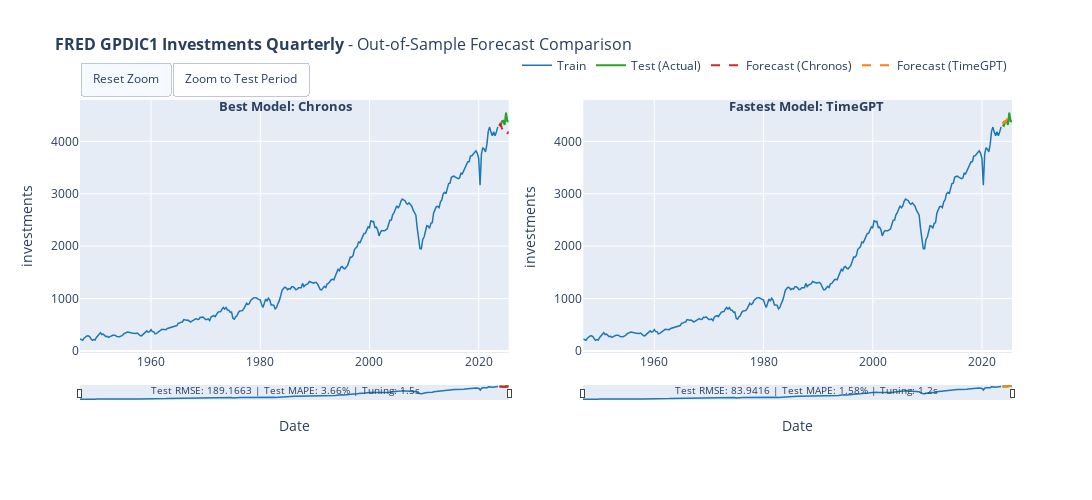

Notebook source saved alongside this figure:
### Code cell
# 10. Interactive Visualization (Plotly)
#
# Interactive forecast comparison with zoom, pan, and hover capabilities.

def create_interactive_forecast_plot(train_series, test_series, predictions_dict, dataset_name, target_column=None):
    """
    Create interactive forecast comparison plot using Plotly.
    
    Args:
        train_series: Training TimeSeries
        test_series: Test TimeSeries (actual values)
        predictions_dict: Dictionary with 'best_rmse' and 'fastest' predictions
        dataset_name: Name for the plot title
        target_column: Name of the target variable
    
    Returns:
        Plotly Figure object
    """
    n_plots = len([k for k in ['best_rmse', 'fastest'] if predictions_dict.get(k)])
    if n_plots == 0:
        print("No predictions to display.")
        return None
    
    same_model = predictions_dict.get('best_rmse', {}).get('model') == predictions_dict.get('fastest', {}).get('model')
    if same_model:
        n_plots = 1
    
    fig = make_subplots(rows=1, cols=n_plots, horizontal_spacing=0.08)
    
    colors = {'train': '#1f77b4', 'test': '#2ca02c', 'pred1': '#d62728', 'pred2': '#ff7f0e'}
    
    def add_traces(pred_key, col, show_legend=True, show_forecast_legend_only=False):
        """Add traces for train, test, and prediction to a subplot."""
        if pred_key not in predictions_dict:
            return
        pred_info = predictions_dict[pred_key]
        pred = pred_info['prediction']
        
        fig.add_trace(go.Scatter(
            x=train_series.time_index, y=train_series.values().flatten(),
            mode='lines', name='Train', line=dict(color=colors['train'], width=1.5),
            showlegend=show_legend and not show_forecast_legend_only, 
            hovertemplate='<b>Train</b><br>Date: %{x}<br>Value: %{y:.4f}<extra></extra>'
        ), row=1, col=col)
        
        fig.add_trace(go.Scatter(
            x=test_series.time_index, y=test_series.values().flatten(),
            mode='lines', name='Test (Actual)', line=dict(color=colors['test'], width=2),
            showlegend=show_legend and not show_forecast_legend_only, 
            hovertemplate='<b>Actual</b><br>Date: %{x}<br>Value: %{y:.4f}<extra></extra>'
        ), row=1, col=col)
        
        pred_color = colors['pred1'] if col == 1 else colors['pred2']
        fig.add_trace(go.Scatter(
            x=pred.time_index, y=pred.values().flatten(),
            mode='lines', name=f'Forecast ({pred_info["model"]})', 
            line=dict(color=pred_color, width=2, dash='dash'),
            showlegend=show_legend, 
            hovertemplate=f'<b>{pred_info["model"]}</b><br>Date: %{{x}}<br>Pred: %{{y:.4f}}<extra></extra>'
        ), row=1, col=col)
    
    if 'best_rmse' in predictions_dict:
        add_traces('best_rmse', 1, show_legend=True)
    if not same_model and 'fastest' in predictions_dict:
        add_traces('fastest', 2, show_legend=True, show_forecast_legend_only=True)
    
    fig.update_layout(
        title=dict(text=f'<b>{dataset_name}</b> - Out-of-Sample Forecast Comparison', font=dict(size=16)),
        width=1700, height=500, hovermode='x unified',
        legend=dict(orientation='h', yanchor='bottom', y=1.08, xanchor='right', x=1),
        xaxis=dict(rangeslider=dict(visible=True, thickness=0.05), type='date', title='Date'),
        yaxis=dict(title=target_column if target_column else 'Value')
    )
    
    if n_plots == 2:
        fig.update_xaxes(rangeslider=dict(visible=True, thickness=0.05), type='date', title='Date', row=1, col=2)
        fig.update_yaxes(title=target_column if target_column else 'Value', row=1, col=2)
    
    # Add annotations with model info and metrics
    annotations = []
    if 'best_rmse' in predictions_dict:
        info = predictions_dict['best_rmse']
        annotations.append(dict(
            x=0.22 if n_plots == 2 else 0.5, y=1.02, xref='paper', yref='paper',
            text=f"<b>Best Model: {info['model']}</b>", showarrow=False, font=dict(size=13), xanchor='center'
        ))
        annotations.append(dict(
            x=0.22 if n_plots == 2 else 0.5, y=-0.18, xref='paper', yref='paper',
            text=f"Test RMSE: {info['rmse']:.4f} | Test MAPE: {info['mape']:.2f}% | Tuning: {info['tuning_time']:.1f}s",
            showarrow=False, font=dict(size=10), xanchor='center'
        ))
    if not same_model and 'fastest' in predictions_dict:
        info = predictions_dict['fastest']
        annotations.append(dict(
            x=0.78, y=1.02, xref='paper', yref='paper',
            text=f"<b>Fastest Model: {info['model']}</b>", showarrow=False, font=dict(size=13), xanchor='center'
        ))
        annotations.append(dict(
            x=0.78, y=-0.18, xref='paper', yref='paper',
            text=f"Test RMSE: {info['rmse']:.4f} | Test MAPE: {info['mape']:.2f}% | Tuning: {info['tuning_time']:.1f}s",
            showarrow=False, font=dict(size=10), xanchor='center'
        ))
    
    fig.update_layout(
        annotations=annotations, margin=dict(b=100),
        updatemenus=[dict(
            type="buttons", direction="left", x=0.0, xanchor="left", y=1.15, yanchor="top",
            buttons=[
                dict(args=[{"xaxis.autorange": True, "xaxis2.autorange": True}], label="Reset Zoom", method="relayout"),
                dict(args=[{"xaxis.range": [test_series.start_time(), test_series.end_time()],
                           "xaxis2.range": [test_series.start_time(), test_series.end_time()]}], 
                     label="Zoom to Test Period", method="relayout")
            ]
        )]
    )
    return fig

if 'final_predictions' in dir() and final_predictions:
    fig = create_interactive_forecast_plot(
        train, test, final_predictions, DATASET_CONFIG['name'], 
        target_column=DATASET_CONFIG['target_column']
    )
    if fig:
        fig.show()

### Figure 1 — Plotly figure (JSON) as saved in the notebook; plotly's stock layout.template omitted (floating-point values rounded to 4 significant figures; data arrays with more than 128 entries replaced by an {"elided": "..."} marker saying what was removed)
{"data": [{"hovertemplate": "<b>Train</b><br>Date: %{x}<br>Value: %{y:.4f}<extra></extra>", "line": {"color": "#1f77b4", "width": 1.5}, "mode": "lines", "name": "Train", "showlegend": true, "type": "scatter", "x": {"elided": "307 str values"}, "xaxis": "x", "y": {"elided": "307 float values"}, "yaxis": "y"}, {"hovertemplate": "<b>Actual</b><br>Date: %{x}<br>Value: %{y:.4f}<extra></extra>", "line": {"color": "#2ca02c", "width": 2}, "mode": "lines", "name": "Test (Actual)", "showlegend": true, "type": "scatter", "x": ["2023-10-01T00:00:00.000000000", "2024-01-01T00:00:00.000000000", "2024-04-01T00:00:00.000000000", "2024-07-01T00:00:00.000000000", "2024-10-01T00:00:00.000000000", "2025-01-01T00:00:00.000000000", "2025-04-01T00:00:00.000000000", "2025-07-01T00:00:00.000000000"], "xaxis": "x", "y": [4313.0, 4296.0, 4382.0, 4392.0, 4316.0, 4548.0, 4383.0, 4380.0], "yaxis": "y"}, {"hovertemplate": "<b>Chronos</b><br>Date: %{x}<br>Pred: %{y:.4f}<extra></extra>", "line": {"color": "#d62728", "dash": "dash", "width": 2}, "mode": "lines", "name": "Forecast (Chronos)", "showlegend": true, "type": "scatter", "x": ["2023-10-01T00:00:00.000000000", "2024-01-01T00:00:00.000000000", "2024-04-01T00:00:00.000000000", "2024-07-01T00:00:00.000000000", "2024-10-01T00:00:00.000000000", "2025-01-01T00:00:00.000000000", "2025-04-01T00:00:00.000000000", "2025-07-01T00:00:00.000000000"], "xaxis": "x", "y": [4299.0, 4343.0, 4255.0, 4178.0, 4189.0, 4211.0, 4145.0, 4189.0], "yaxis": "y"}, {"hovertemplate": "<b>Train</b><br>Date: %{x}<br>Value: %{y:.4f}<extra></extra>", "line": {"color": "#1f77b4", "width": 1.5}, "mode": "lines", "name": "Train", "showlegend": false, "type": "scatter", "x": {"elided": "307 str values"}, "xaxis": "x2", "y": {"elided": "307 float values"}, "yaxis": "y2"}, {"hovertemplate": "<b>Actual</b><br>Date: %{x}<br>Value: %{y:.4f}<extra></extra>", "line": {"color": "#2ca02c", "width": 2}, "mode": "lines", "name": "Test (Actual)", "showlegend": false, "type": "scatter", "x": ["2023-10-01T00:00:00.000000000", "2024-01-01T00:00:00.000000000", "2024-04-01T00:00:00.000000000", "2024-07-01T00:00:00.000000000", "2024-10-01T00:00:00.000000000", "2025-01-01T00:00:00.000000000", "2025-04-01T00:00:00.000000000", "2025-07-01T00:00:00.000000000"], "xaxis": "x2", "y": [4313.0, 4296.0, 4382.0, 4392.0, 4316.0, 4548.0, 4383.0, 4380.0], "yaxis": "y2"}, {"hovertemplate": "<b>TimeGPT</b><br>Date: %{x}<br>Pred: %{y:.4f}<extra></extra>", "line": {"color": "#ff7f0e", "dash": "dash", "width": 2}, "mode": "lines", "name": "Forecast (TimeGPT)", "showlegend": true, "type": "scatter", "x": ["2023-10-01T00:00:00.000000000", "2024-01-01T00:00:00.000000000", "2024-04-01T00:00:00.000000000", "2024-07-01T00:00:00.000000000", "2024-10-01T00:00:00.000000000", "2025-01-01T00:00:00.000000000", "2025-04-01T00:00:00.000000000", "2025-07-01T00:00:00.000000000"], "xaxis": "x2", "y": [4337.0, 4373.0, 4353.0, 4402.0, 4455.0, 4513.0, 4502.0, 4499.0], "yaxis": "y2"}], "layout": {"annotations": [{"font": {"size": 13}, "showarrow": false, "text": "<b>Best Model: Chronos</b>", "x": 0.22, "xanchor": "center", "xref": "paper", "y": 1.02, "yref": "paper"}, {"font": {"size": 10}, "showarrow": false, "text": "Test RMSE: 189.1663 | Test MAPE: 3.66% | Tuning: 1.5s", "x": 0.22, "xanchor": "center", "xref": "paper", "y": -0.18, "yref": "paper"}, {"font": {"size": 13}, "showarrow": false, "text": "<b>Fastest Model: TimeGPT</b>", "x": 0.78, "xanchor": "center", "xref": "paper", "y": 1.02, "yref": "paper"}, {"font": {"size": 10}, "showarrow": false, "text": "Test RMSE: 83.9416 | Test MAPE: 1.58% | Tuning: 1.2s", "x": 0.78, "xanchor": "center", "xref": "paper", "y": -0.18, "yref": "paper"}], "height": 500, "hovermode": "x unified", "legend": {"orientation": "h", "x": 1, "xanchor": "right", "y": 1.08, "yanchor": "bottom"}, "margin": {"b": 100}, "title": {"font": {"size": 16}, "text": "<b>FRED GPDIC1 Investments Quarterly</b> - Out-of-Sample Forecast Comparison"}, "updatemenus": [{"buttons": [{"args": [{"xaxis.autorange": true, "xaxis2.autorange": true}], "label": "Reset Zoom", "method": "relayout"}, {"args": [{"xaxis.range": ["2023-10-01T00:00:00", "2025-07-01T00:00:00"], "xaxis2.range": ["2023-10-01T00:00:00", "2025-07-01T00:00:00"]}], "label": "Zoom to Test Period", "method": "relayout"}], "direction": "left", "type": "buttons", "x": 0, "xanchor": "left", "y": 1.15, "yanchor": "top"}], "width": 1700, "xaxis": {"anchor": "y", "domain": [0, 0.46], "rangeslider": {"thickness": 0.05, "visible": true}, "title": {"text": "Date"}, "type": "date"}, "xaxis2": {"anchor": "y2", "domain": [0.54, 1], "rangeslider": {"thickness": 0.05, "visible": true}, "title": {"text": "Date"}, "type": "date"}, "yaxis": {"anchor": "x", "domain": [0, 1], "title": {"text": "investments"}}, "yaxis2": {"anchor": "x2", "domain": [0, 1], "title": {"text": "investments"}}}}
